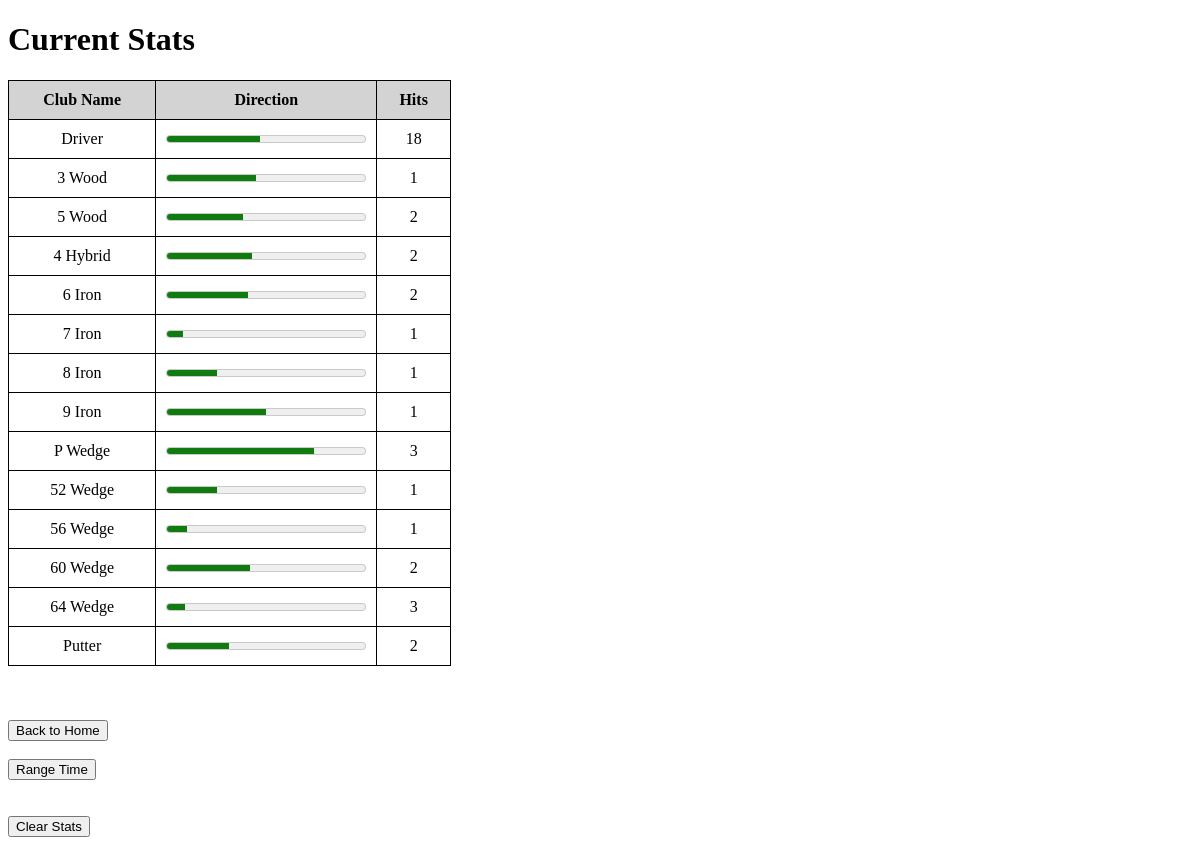
The page /current_stats on the database as committed earlier.
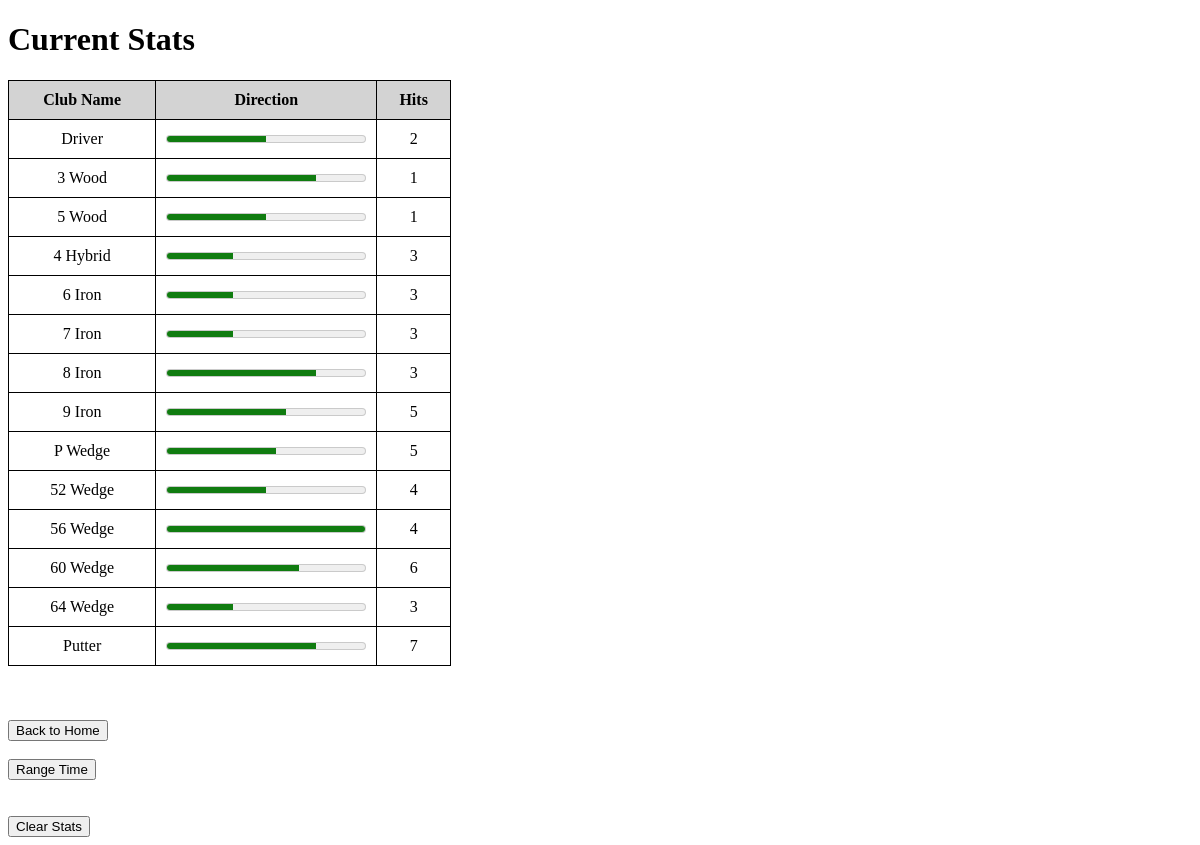
The same page on the database as committed later.
### tables this page shows
CREATE TABLE golf_clubs
             (id INTEGER PRIMARY KEY AUTOINCREMENT,
              name TEXT NOT NULL,
              direction INTEGER NOT NULL,
              hits INTEGER NOT NULL,
              distance INTEGER NOT NULL);

### app.py (the view)
@app.route('/current_stats')
def current_stats():
    conn = sqlite3.connect('clubs.db')
    c = conn.cursor()
    c.execute("SELECT name, direction, distance, hits FROM golf_clubs")
    rows = c.fetchall()
    conn.close()
    return render_template('current_stats.html', clubs=rows)

### app.py (called while the page is built)
@app.teardown_appcontext
def teardown_db(exception):
    close_db()

def close_cursor(e=None):
    cursor = g.pop('cursor', None)
    if cursor is not None:
        cursor.close()

@app.teardown_request
def teardown_cursor(exception):
    close_cursor()

### templates/current_stats.html (shortened to what this page needs)
<!DOCTYPE html>
<html lang="en">
<head>
</head>
<body>
    <h1>Current Stats</h1>
    <table>
        <thead>
            <tr>
                <th>Club Name</th>
                <th style ="width: 50%">Direction</th>
                <th>Hits</th>
            </tr>
        </thead>
        <tbody>
          {% for club in clubs %}
            <tr>
                <td>{{ club[0] }}</td>
                <td><meter min="0" max="100" value="{{ club[1] }}" style="width: 200px;"></meter></td>
                <td>{{ club[3] }}</td>
            </tr>
            {% endfor %}
        </tbody>
    </table>
    <br><br><br>
    <form action="/" method="GET">
        <button type="submit">Back to Home</button>
    </form>
    <br>
    <button class="my-button" onclick="location.href='{{ url_for('range_time') }}'">Range Time</button>
    <br><br><br>
    <form action="{{ url_for('clear_stats') }}" method="get">
        <button type="submit">Clear Stats</button>
    </form>
</body>
</html>

### templates/current_stats.html (style rules this page uses)
table, th, td { border: 1px solid black; border-collapse: collapse; padding: 10px; text-align: center; }
th { background-color: lightgray; }

Rows that differ between the two databases and show on the page:
changed golf_clubs "Driver": direction 47 → 50 (drawn); hits "18" → "2"
changed golf_clubs "3 Wood": direction 45 → 75 (drawn)
changed golf_clubs "5 Wood": direction 38 → 50 (drawn); hits "2" → "1"
changed golf_clubs "4 Hybrid": direction 43 → 33.3333 (drawn); hits "2" → "3"
changed golf_clubs "6 Iron": direction 41 → 33.3333 (drawn); hits "2" → "3"
changed golf_clubs "7 Iron": direction 8 → 33 (drawn); hits "1" → "3"
changed golf_clubs "8 Iron": direction 25 → 75 (drawn); hits "1" → "3"
changed golf_clubs "9 Iron": direction 50 → 60 (drawn); hits "1" → "5"
changed golf_clubs "P Wedge": direction 74 → 54.8 (drawn); hits "3" → "5"
changed golf_clubs "52 Wedge": direction 25 → 50 (drawn); hits "1" → "4"
changed golf_clubs "56 Wedge": direction 10 → 150 (drawn); hits "1" → "4"
changed golf_clubs "60 Wedge": direction 42 → 66.6667 (drawn); hits "2" → "6"
changed golf_clubs "64 Wedge": direction 9 → 33.3333 (drawn)
changed golf_clubs "Putter": direction 31 → 75 (drawn); hits "2" → "7"
